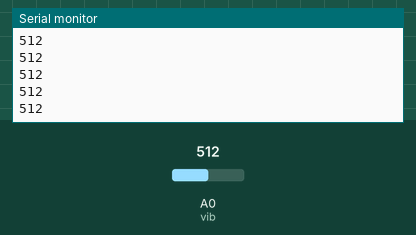
Simulated run of this sketch. Board: Arduino Uno, built with avr-gcc and run on an emulated ATmega328P. Shown: the last lines printed to the serial monitor. The test bench sets the inputs (shaded band); at power-on: A0 (vib) = 512.

Above: at 1.2 s.
1.3 s: A0 (vib) set to 716
At 2.1 s:
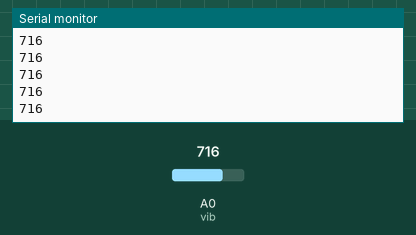
2.8 s: A0 (vib) set to 900
At 3.5 s:
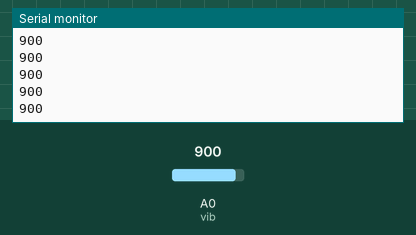
Timing chart, 0 to 5.8 s (numbered marks = the images above; inputs shaded):
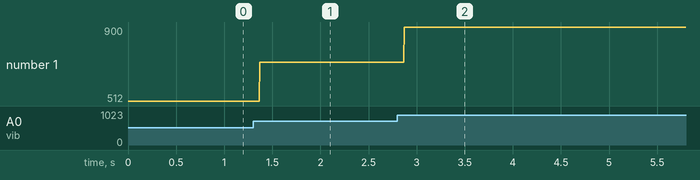

Measured:
- after the input at 1.3 s, the serial monitor: prints a new line after 0.07 s (image 1)
- after the input at 2.8 s, the serial monitor: prints a new line after 0.07 s (image 2)
- plotted number 1: 512 → 716 after the input at 1.3 s, 716 → 900 after the input at 2.8 s

The sketch:

dhtnode.ino
```cpp
#include "DHT.h"        // including the library of DHT11 temperature and humidity sensor
#define DHTTYPE DHT11  // DHT 11

#define dht_dpin 7
int vib=A0;
int val;
DHT dht(dht_dpin, DHTTYPE);
void setup(void)
{
  pinMode(vib,INPUT);
  dht.begin();
  Serial.begin(9600);
//  Serial.println("Humidity and temperature\n\n");
  //delay(700);

}
void loop() {
    /*float h = dht.readHumidity();
    float t = dht.readTemperature();
    Serial.print("Current humidity = ");
    Serial.print(h);
    Serial.print("%  ");
    Serial.print("temperature = ");
    Serial.print(t);
    Serial.print("C  ");*/
    //long measurement =TP_init();
    //delay(50);
    val=analogRead(vib);
    Serial.println(val);
  //delay(800);
}
```
